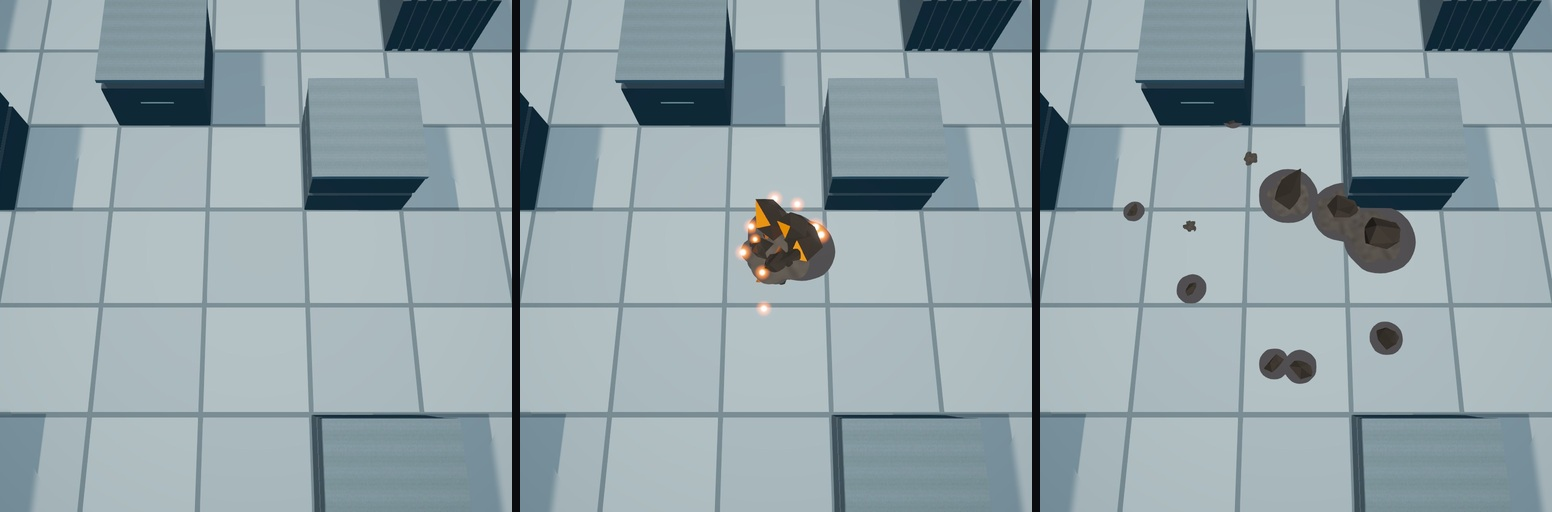
#> input picture Captures/AbilityJuice/strips/r2/debris.jpg, 1552 x 512 px, found by its file name
$ python _ad4_cell.py
#> lines starting #> are read from the running program, lines starting #| are printed output that depends on the picture
import numpy as np
from PIL import Image

B = "Captures/AbilityJuice"
img = np.asarray(Image.open(f"{B}/strips/r4/debris.jpg").convert("RGB")).astype(np.float32)
p1 = img[:, 0:512].mean(axis=2)
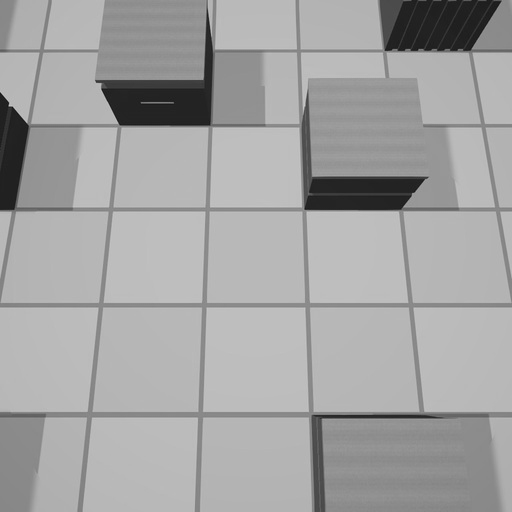
#> p1: shape (512, 512) float32; min 19.33, max 203.3, mean 163.5

# horizontal seams -> vertical pitch
g = np.abs(np.diff(p1, axis=0)).sum(axis=1)
#> g = 511 values, max 21360.3 at index 411, min 32 at index 334, mean 964.3
g = g - g.mean()
#> g = 511 values, max 20396 at index 411, min -932.3 at index 334, mean 0
ac = np.correlate(g, g, mode="full")[len(g) - 1 :]
#> ac = 511 values, max 3.5e+09 at index 0, min -238997504 at index 59, mean 3422313.2
ac /= ac[0]
#> ac = 511 values, max 1 at index 0, min -0.0683 at index 59, mean 0.000978
pk = np.argsort(ac[30:200])[::-1][:8] + 30
#> pk = [109, 96, 110, 111, 158, 97, 159, 95]
print("vertical pitch candidates:", sorted(pk.tolist()))
#| vertical pitch candidates: [95, 96, 97, 109, 110, 111, 158, 159]
for k in range(30, 160):
    pass
# print top distinct
seen = []
order = np.argsort(ac[30:200])[::-1] + 30
#> order = 170 values, max 199 at index 81, min 30 at index 80, mean 114.5
for o in order:
    if all(abs(o - s) > 8 for s in seen):
        seen.append(int(o))
    if len(seen) >= 5:
        break
#> this loop made 14 passes
#> o on passes 1 to 12: 109, 96, 110, 111, 158, 97, 159, 95, 84, 105, 115, 112
#> after the loop, seen = [109, 96, 158, 84, 127]
print("distinct vertical peaks:", seen, [round(float(ac[s]), 3) for s in seen])
#| distinct vertical peaks: [109, 96, 158, 84, 127] [0.176, 0.159, 0.1, 0.086, 0.072]

g2 = np.abs(np.diff(p1, axis=1)).sum(axis=0)
#> g2 = 511 values, max 6540 at index 204, min 5.33 at index 278, mean 822.4
g2 = g2 - g2.mean()
#> g2 = 511 values, max 5717.6 at index 204, min -817.1 at index 278, mean 2.96e-05
ac2 = np.correlate(g2, g2, mode="full")[len(g2) - 1 :]
#> ac2 = 511 values, max 584987520 at index 0, min -167440368 at index 50, mean 572394.7
ac2 /= ac2[0]
#> ac2 = 511 values, max 1 at index 0, min -0.286 at index 50, mean 0.000978
seen2 = []
order2 = np.argsort(ac2[30:250])[::-1] + 30
#> order2 = 220 values, max 249 at index 141, min 30 at index 185, mean 139.5
for o in order2:
    if all(abs(o - s) > 8 for s in seen2):
        seen2.append(int(o))
    if len(seen2) >= 5:
        break
#> this loop made 37 passes
#> o on passes 1 to 12: 101, 100, 99, 102, 98, 103, 104, 97, 105, 106, 96, 107
#> after the loop, seen2 = [101, 110, 92, 206, 197]
print("distinct horizontal peaks:", seen2, [round(float(ac2[s]), 3) for s in seen2])
#| distinct horizontal peaks: [101, 110, 92, 206, 197] [0.616, 0.376, 0.321, 0.263, 0.222]

$ run again, with Captures/AbilityJuice/strips/r2/hitreact.jpg copied over Captures/AbilityJuice/strips/r2/debris.jpg
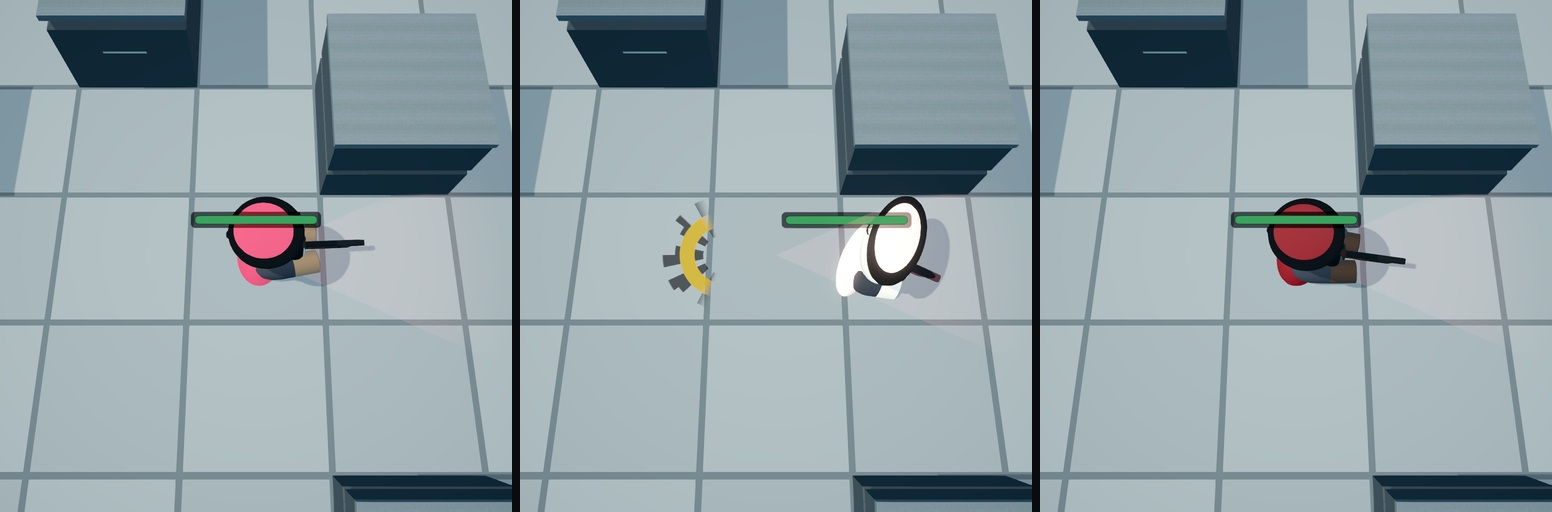
#> input picture Captures/AbilityJuice/strips/r2/hitreact.jpg, 1552 x 512 px, found by its file name
#> `p1 = img[:, 0:512].mean(axis=2)`:
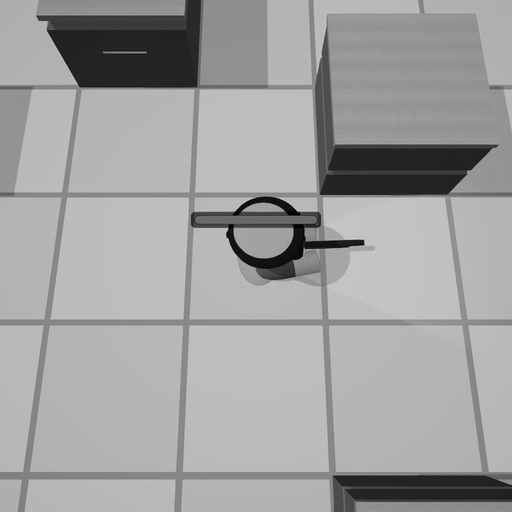
#> p1: shape (512, 512) float32; min 0.667, max 206.7, mean 160.4
#> `g = np.abs(np.diff(p1, axis=0)).sum(axis=1)`: g = 511 values, max 20934.3 at index 471, min 40 at index 398, mean 1136.5
#> `g = g - g.mean()`: g = 511 values, max 19797.8 at index 471, min -1096.5 at index 398, mean -7.64e-05
#> `ac = np.correlate(g, g, mode="full")[len(g) - 1 :]`: ac = 511 values, max 3.09e+09 at index 0, min -251889104 at index 186, mean 3020411.2
#> `ac /= ac[0]`: ac = 511 values, max 1 at index 0, min -0.0816 at index 186, mean 0.000978
#> pk = [128, 127, 108, 122, 153, 182, 107, 109]
#| vertical pitch candidates: [107, 108, 109, 122, 127, 128, 153, 182]
#> order = 170 values, max 199 at index 123, min 30 at index 9, mean 114.5
#> the loop `for o in order:` made 10 passes
#> o on passes 1 to 8: 128, 127, 108, 122, 153, 182, 107, 109
#> after the loop `for o in order:`: seen = [128, 108, 153, 182, 30]
#| distinct vertical peaks: [128, 108, 153, 182, 30] [0.132, 0.116, 0.081, 0.08, 0.068]
#> `g2 = np.abs(np.diff(p1, axis=1)).sum(axis=0)`: g2 = 511 values, max 4756.7 at index 315, min 14 at index 214, mean 714.9
#> `g2 = g2 - g2.mean()`: g2 = 511 values, max 4041.8 at index 315, min -700.9 at index 214, mean -5.73e-06
#> `ac2 = np.correlate(g2, g2, mode="full")[len(g2) - 1 :]`: ac2 = 511 values, max 412311584 at index 0, min -99159056 at index 181, mean 403436.7
#> `ac2 /= ac2[0]`: ac2 = 511 values, max 1 at index 0, min -0.24 at index 181, mean 0.000978
#> order2 = 220 values, max 249 at index 39, min 30 at index 70, mean 139.5
#> the loop `for o in order2:` made 40 passes
#> o on passes 1 to 8: 134, 133, 132, 135, 131, 136, 137, 130
#> after the loop `for o in order2:`: seen2 = [134, 143, 125, 152, 249]
#| distinct horizontal peaks: [134, 143, 125, 152, 249] [0.441, 0.332, 0.28, 0.128, 0.048]

$ run again, with Captures/AbilityJuice/strips/r2/impactcore.jpg copied over Captures/AbilityJuice/strips/r2/debris.jpg
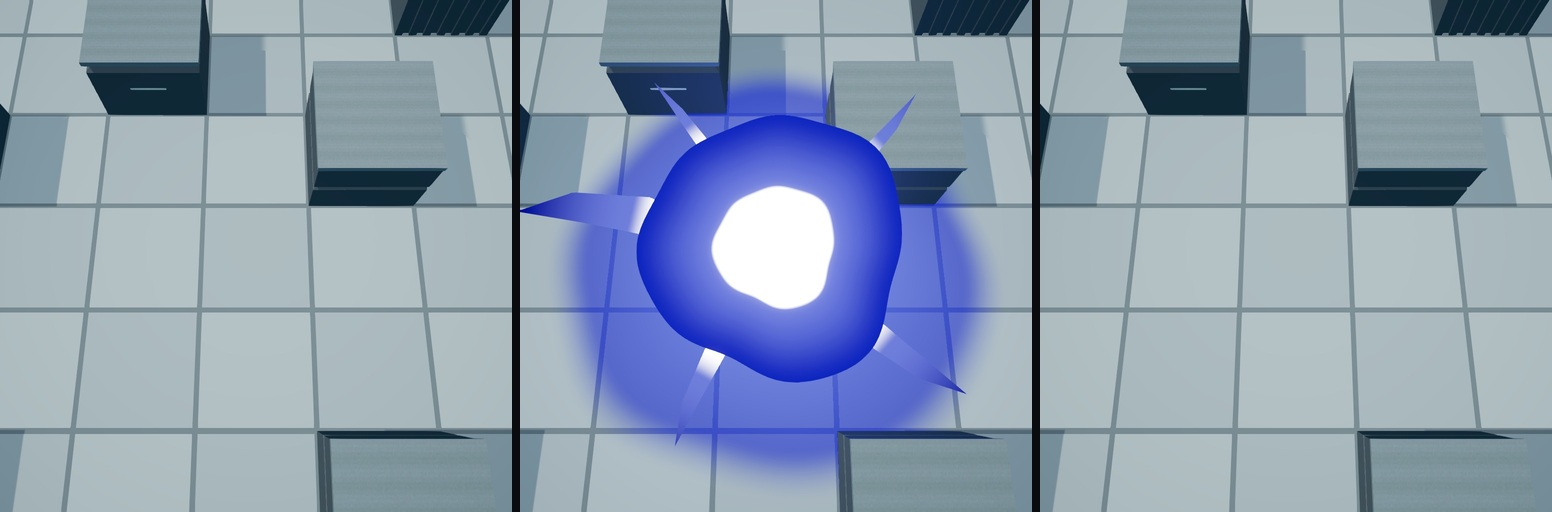
#> input picture Captures/AbilityJuice/strips/r2/impactcore.jpg, 1552 x 512 px, found by its file name
#> `p1 = img[:, 0:512].mean(axis=2)`:
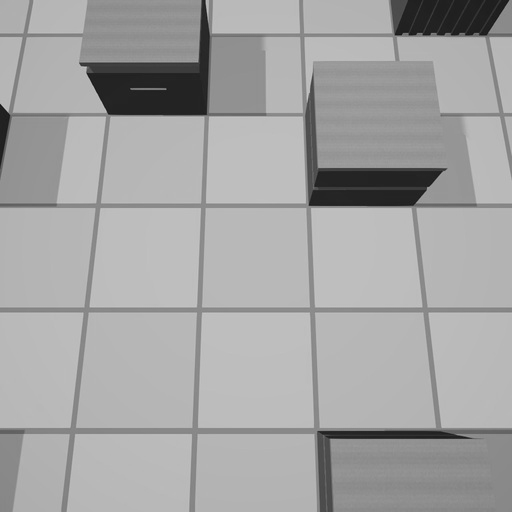
#> p1: shape (512, 512) float32; min 20.33, max 198.3, mean 164.3
#> `g = np.abs(np.diff(p1, axis=0)).sum(axis=1)`: g = 511 values, max 21178.3 at index 427, min 32.67 at index 240, mean 931.6
#> `g = g - g.mean()`: g = 511 values, max 20246.7 at index 427, min -898.9 at index 240, mean 0
#> `ac = np.correlate(g, g, mode="full")[len(g) - 1 :]`: ac = 511 values, max 3.49e+09 at index 0, min -235817584 at index 65, mean 3418176.2
#> `ac /= ac[0]`: ac = 511 values, max 1 at index 0, min -0.0675 at index 65, mean 0.000978
#> pk = [121, 105, 104, 126, 120, 171, 122, 127]
#| vertical pitch candidates: [104, 105, 120, 121, 122, 126, 127, 171]
#> order = 170 values, max 199 at index 67, min 30 at index 107, mean 114.5
#> the loop `for o in order:` made 11 passes
#> o on passes 1 to 8: 121, 105, 104, 126, 120, 171, 122, 127
#> after the loop `for o in order:`: seen = [121, 105, 171, 91, 131]
#| distinct vertical peaks: [121, 105, 171, 91, 131] [0.14, 0.137, 0.097, 0.088, 0.071]
#> `g2 = np.abs(np.diff(p1, axis=1)).sum(axis=0)`: g2 = 511 values, max 5766.3 at index 199, min 3.33 at index 275, mean 734.8
#> `g2 = g2 - g2.mean()`: g2 = 511 values, max 5031.5 at index 199, min -731.5 at index 275, mean 6.02e-05
#> `ac2 = np.correlate(g2, g2, mode="full")[len(g2) - 1 :]`: ac2 = 511 values, max 527774144 at index 0, min -141905696 at index 55, mean 516413.4
#> `ac2 /= ac2[0]`: ac2 = 511 values, max 1 at index 0, min -0.269 at index 55, mean 0.000978
#> order2 = 220 values, max 249 at index 102, min 30 at index 178, mean 139.5
#> the loop `for o in order2:` made 45 passes
#> o on passes 1 to 8: 110, 109, 108, 111, 107, 112, 113, 106
#> after the loop `for o in order2:`: seen2 = [110, 119, 101, 226, 217]
#| distinct horizontal peaks: [110, 119, 101, 226, 217] [0.591, 0.419, 0.319, 0.245, 0.189]

$ run again, with Captures/AbilityJuice/strips/r2/impactcore_contact.jpg copied over Captures/AbilityJuice/strips/r2/debris.jpg
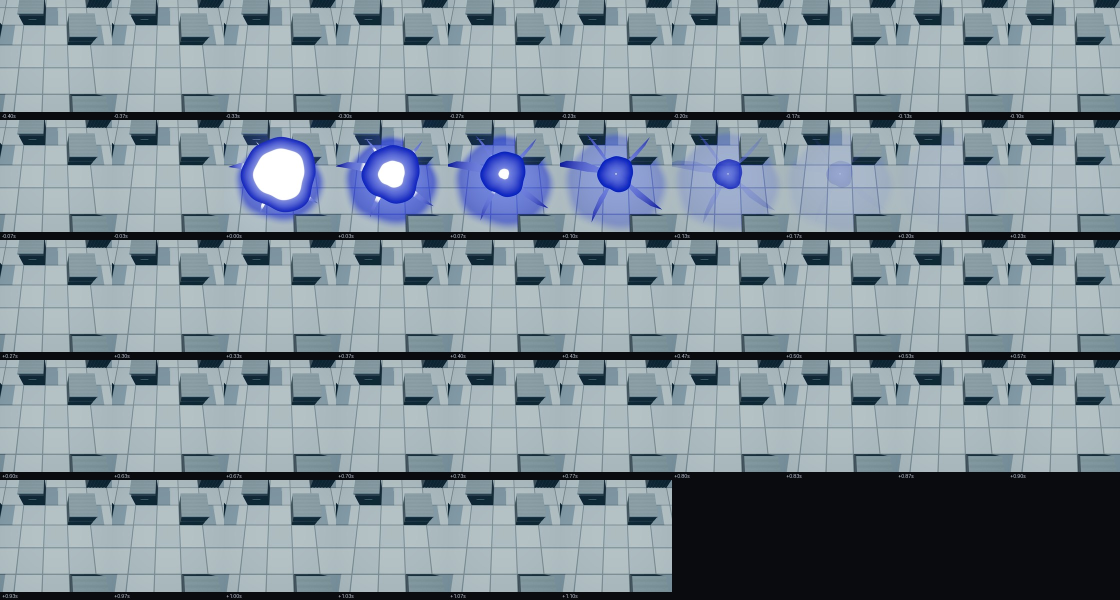
#> input picture Captures/AbilityJuice/strips/r2/impactcore_contact.jpg, 2240 x 1200 px, found by its file name (shown at 1/2 size)
#> `p1 = img[:, 0:512].mean(axis=2)`:
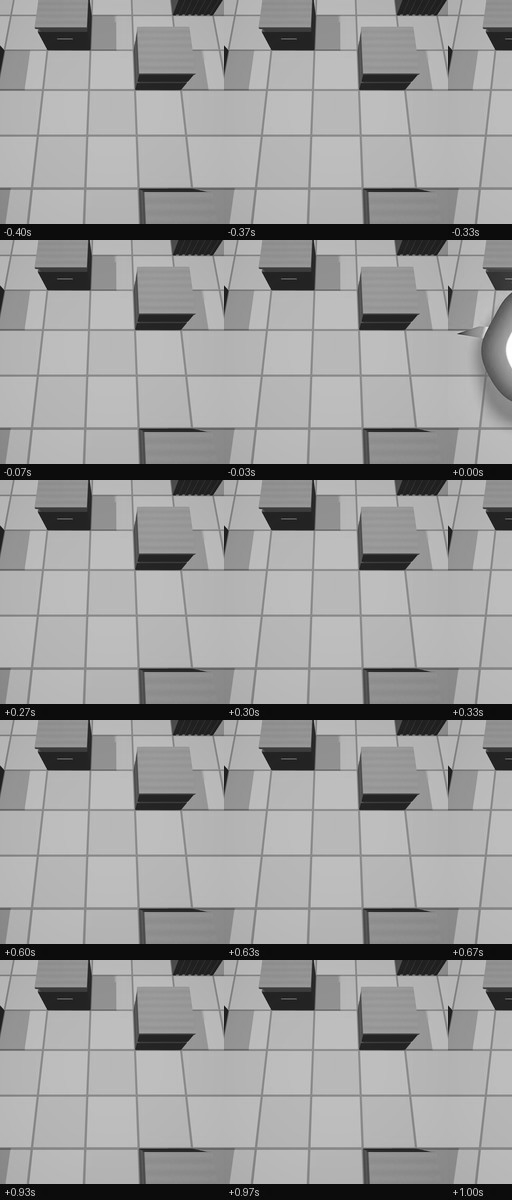
#> p1: shape (1200, 512) float32; min 1.33, max 255, mean 154.6
#> `g = np.abs(np.diff(p1, axis=0)).sum(axis=1)`: g = 1199 values, max 76973.7 at index 463, min 52 at index 152, mean 2523.9
#> `g = g - g.mean()`: g = 1199 values, max 74449.7 at index 463, min -2471.9 at index 152, mean 0.00013
#> `ac = np.correlate(g, g, mode="full")[len(g) - 1 :]`: ac = 1199 values, max 6.43e+10 at index 0, min -4.78e+09 at index 71, mean 26823436
#> `ac /= ac[0]`: ac = 1199 values, max 1 at index 0, min -0.0743 at index 71, mean 0.000417
#> pk = [89, 151, 51, 135, 32, 189, 173, 133]
#| vertical pitch candidates: [32, 51, 89, 133, 135, 151, 173, 189]
#> order = 170 values, max 199 at index 88, min 30 at index 116, mean 114.5
#> the loop `for o in order:` made 5 passes
#> o on passes 1 to 5: 89, 151, 51, 135, 32
#> after the loop `for o in order:`: seen = [89, 151, 51, 135, 32]
#| distinct vertical peaks: [89, 151, 51, 135, 32] [0.121, 0.111, 0.104, 0.103, 0.102]
#> `g2 = np.abs(np.diff(p1, axis=1)).sum(axis=0)`: g2 = 511 values, max 24913.7 at index 223, min 0 at index 99, mean 4049.1
#> `g2 = g2 - g2.mean()`: g2 = 511 values, max 20864.6 at index 223, min -4049.1 at index 99, mean 0.000183
#> `ac2 = np.correlate(g2, g2, mode="full")[len(g2) - 1 :]`: ac2 = 511 values, max 1.17e+10 at index 0, min -3.01e+09 at index 21, mean 11473943
#> `ac2 /= ac2[0]`: ac2 = 511 values, max 1 at index 0, min -0.257 at index 21, mean 0.000978
#> order2 = 220 values, max 249 at index 160, min 30 at index 208, mean 139.5
#> the loop `for o in order2:` made 44 passes
#> o on passes 1 to 8: 224, 48, 47, 223, 225, 49, 46, 50
#> after the loop `for o in order2:`: seen2 = [224, 48, 177, 98, 126]
#| distinct horizontal peaks: [224, 48, 177, 98, 126] [0.527, 0.461, 0.26, 0.179, 0.123]
